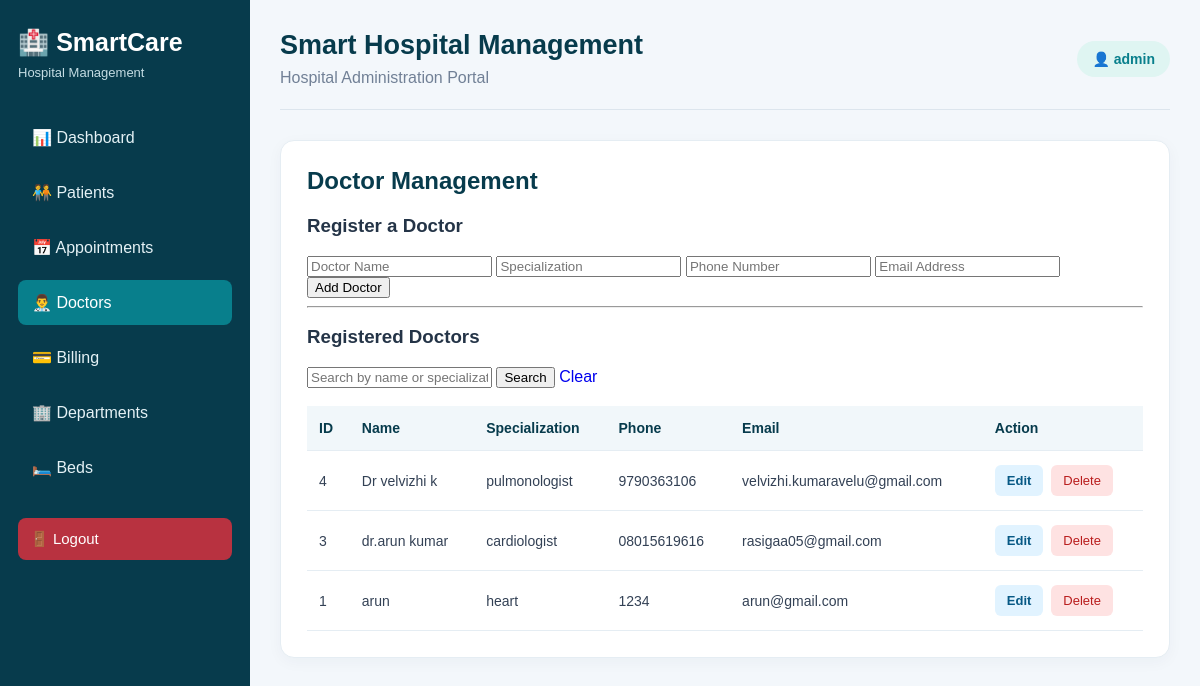
Screenshot of /doctors (signed in) with the database file from the repository.
### tables this page shows
CREATE TABLE doctors (
            id INTEGER PRIMARY KEY AUTOINCREMENT,
            name TEXT NOT NULL,
            specialization TEXT NOT NULL,
            phone TEXT NOT NULL,
            email TEXT NOT NULL
        );

### app.py (the view)
@app.route("/doctors")
@login_required
def doctors():
    search = request.args.get("search", "").strip()
    conn = get_db_connection()
    try:
        if search:
            doctor_list = conn.execute("""
                SELECT *
                FROM doctors
                WHERE name LIKE ? OR specialization LIKE ?
                ORDER BY id DESC
            """, (f"%{search}%", f"%{search}%")).fetchall()
        else:
            doctor_list = conn.execute("""
                SELECT *
                FROM doctors
                ORDER BY id DESC
            """).fetchall()
    finally:
        conn.close()
    return render_template(
        "doctors.html",
        doctors=doctor_list,
        search=search,
    )

### app.py (called while the page is built)
def get_db_connection():
    conn = sqlite3.connect(DATABASE)
    conn.row_factory = sqlite3.Row
    return conn

def login_required(view_function):
    @wraps(view_function)
    def wrapped_view(*args, **kwargs):
        if "admin_id" not in session:
            flash("Please log in to continue.", "error")
            return redirect(url_for("login"))
        return view_function(*args, **kwargs)
    return wrapped_view

### templates/doctors.html
{% extends "base.html" %}
{% block content %}
<section class="panel">
    <h2>Doctor Management</h2>
    <h3>Register a Doctor</h3>
    <form action="{{ url_for('add_doctor') }}" method="POST">
        <input
            type="text"
            name="name"
            placeholder="Doctor Name"
            required
        >
        <input
            type="text"
            name="specialization"
            placeholder="Specialization"
            required
        >
        <input
            type="tel"
            name="phone"
            placeholder="Phone Number"
            required
        >
        <input
            type="email"
            name="email"
            placeholder="Email Address"
            required
        >
        <button type="submit">Add Doctor</button>
    </form>
    <hr>
    <h3>Registered Doctors</h3>
    <form action="{{ url_for('doctors') }}" method="GET">
        <input
            type="text"
            name="search"
            placeholder="Search by name or specialization"
            value="{{ search }}"
        >
        <button type="submit">Search</button>
        <a href="{{ url_for('doctors') }}">Clear</a>
    </form>
    <div class="table-container">
        <table>
            <thead>
                <tr>
                    <th>ID</th>
                    <th>Name</th>
                    <th>Specialization</th>
                    <th>Phone</th>
                    <th>Email</th>
                    <th>Action</th>
                </tr>
            </thead>
            <tbody>
                {% for doctor in doctors %}
                <tr>
                    <td>{{ doctor.id }}</td>
                    <td>{{ doctor.name }}</td>
                    <td>{{ doctor.specialization }}</td>
                    <td>{{ doctor.phone }}</td>
                    <td>{{ doctor.email }}</td>
       <td>
    <div class="action-buttons">
        <a
            href="{{ url_for('edit_doctor', doctor_id=doctor.id) }}"
            class="edit-button"
        >
            Edit
        </a>
        <form
            action="{{ url_for('delete_doctor', doctor_id=doctor.id) }}"
            method="POST"
            onsubmit="return confirm('Delete this doctor?');"
        >
            <button type="submit" class="delete-button">
                Delete
            </button>
        </form>
    </div>
</td>
                </tr>
                {% else %}
                <tr>
                    <td colspan="6">No doctors registered yet.</td>
                </tr>
                {% endfor %}
            </tbody>
        </table>
    </div>
</section>
{% endblock %}

### static/css/style.css (style rules this page uses)
* { box-sizing: border-box; }
body { margin: 0; font-family: Arial, Helvetica, sans-serif; background: #f3f7fb; color: #243447; }
a { text-decoration: none; }
.panel { padding: 26px; background: white; border: 1px solid #e5edf3; border-radius: 14px; box-shadow: 0 4px 15px rgba(20, 50, 70, 0.04); }
.panel h2 { margin-top: 0; color: #073b4c; }
.action-buttons { display: flex; align-items: center; gap: 8px; }
.edit-button { display: inline-block; padding: 8px 12px; background: #e1f3ff; color: #075985; border-radius: 6px; font-size: 13px; font-weight: bold; }
.delete-button { padding: 8px 12px; background: #fee2e2; color: #b91c1c; border: none; border-radius: 6px; font-size: 13px; cursor: pointer; }
.action-buttons form { margin: 0; }
.table-container { width: 100%; overflow-x: auto; margin-top: 18px; }
.table-container table { width: 100%; border-collapse: collapse; text-align: left; }
.table-container th, .table-container td { padding: 14px 12px; border-bottom: 1px solid #e5edf3; vertical-align: middle; font-size: 14px; }
.table-container th { background: #f1f7fa; color: #073b4c; font-weight: 700; white-space: nowrap; }
.table-container td { color: #334155; }

### rows the page displays
doctors: id "4", name "Dr velvizhi k", specialization "pulmonologist", phone "9790363106", email "velvizhi.kumaravelu@gmail.com"
doctors: id "3", name "dr.arun kumar", specialization "cardiologist", phone "08015619616", email "rasigaa05@gmail.com"
doctors: id "1", name "arun", specialization "heart", phone "1234", email "arun@gmail.com"

### other values shown
{{ session.get('admin_username', 'Administrator') }} "admin"
